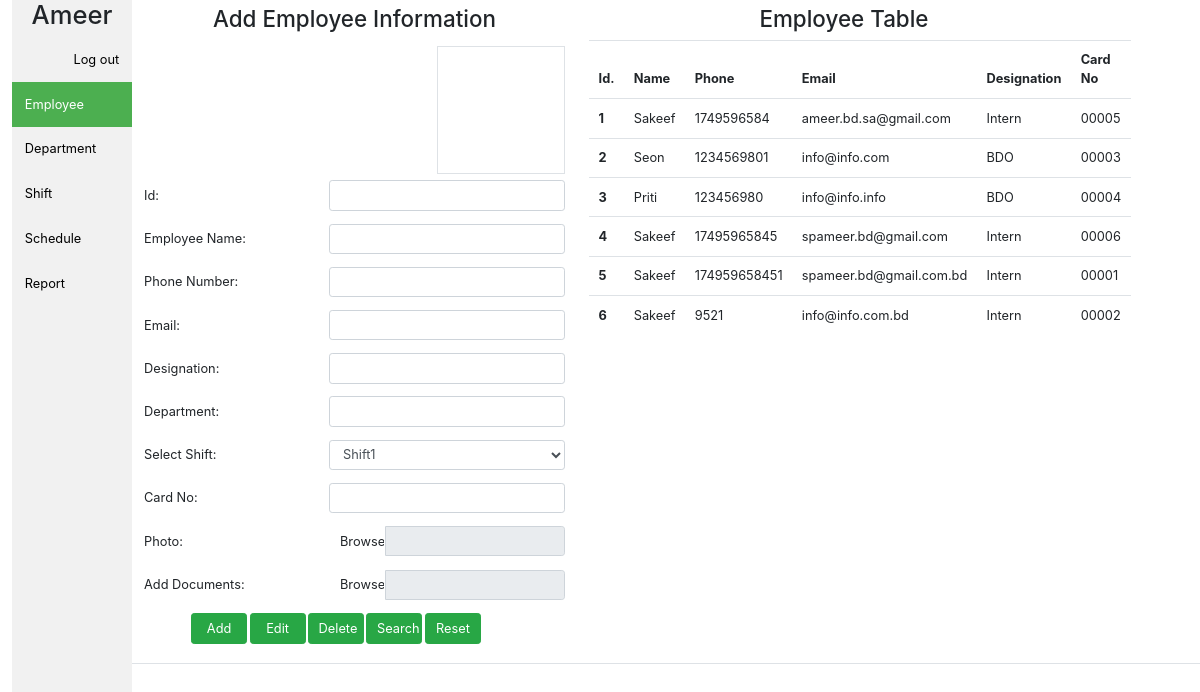
Screenshot of /employee (signed in) with the database file from the repository.
### attendance/models.py (models this page shows, shortened)
class User(db.Model, UserMixin):
    id = db.Column(db.Integer, primary_key=True)
    username = db.Column(db.String(20), unique=True, nullable=False)
    email = db.Column(db.String(120), unique=True, nullable=False)
    image_file = db.Column(db.String(20), nullable=False, default='default.jpg')
    password = db.Column(db.String(60), nullable=False)

class Employee(db.Model):
    id = db.Column(db.Integer, unique=True, primary_key=True, nullable=False)
    name = db.Column(db.Integer, nullable=False)
    phone = db.Column(db.String(120), nullable=False)
    email = db.Column(db.String(120), unique=True, nullable=False)
    designation = db.Column(db.String(120), nullable=False)
    department = db.Column(db.String(120), nullable=False)
    cardno = db.Column(db.String(20), unique=True, nullable=False)
    image_file = db.Column(db.String(120), nullable=False)
    documents = db.Column(db.String(120), nullable=False)

### attendance/routes.py (the view, shortened to what this page needs)
@app.route('/employee', methods=['GET', 'POST'])
@login_required
def employee():
    image_file_path = 'static/profile_pics/'
    form = EmployeeForm()
    employees = Employee.query.all()
    return render_template('employee.html', title='Employee', form=form, employees=employees, image_file_path=image_file_path)

### attendance/forms.py (shortened to what this page needs)
class EmployeeForm(FlaskForm):
    id = IntegerField('Id:')
    name = StringField('Employee Name:')
    phone = IntegerField('Phone Number:')
    email = StringField('Email:')
    designation = StringField('Designation:')
    department = StringField('Department:')
    cardno = StringField('Card No:')
    picture = FileField('Photo:', validators=[FileAllowed(['jpg', 'png', 'jpeg'])])
    document = FileField('Add Documents:', validators=[FileAllowed(['jpg', 'png', 'jpeg','pdf', 'doc'])])
    Add = SubmitField('Add')
    Delete = SubmitField('Delete')
    Edit = SubmitField('Edit')
    Search = SubmitField('Search')

### attendance/models.py (called while the page is built)
@login_manager.user_loader
def load_user(user_id):
    return User.query.get(int(user_id))

### attendance/templates/employee.html (shortened to what this page needs)
{% extends "layout.html" %}
{% set active_page = "employee" %}
{% block content %}
<div class="row border-bottom py-2 content">
    <div class="col-md-5">
        <h3 class="text-center">Add Employee Information</h3>
        <div class="d-flex justify-content-end py-2">
            <div class="photo border">
            </div>
        </div>
        <form method="POST" action="/employee" id="employeeForm" enctype="multipart/form-data">
            <fieldset>
                <div class="form-group row">
                    {{ form.id.label(class="col-md-5 col-form-label") }}
                    <div class="col-md-7">
                        {% if form.id.errors %}
                        {{ form.id(class="form-control is-invalid", id="employeeID") }}
                        <div class="invalid-feedback">
                            {% for error in form.id.errors %}
                            <span>{{ error }}</span>
                            {% endfor %}
                        </div>
                        {% else %}
                        {{ form.id(class="form-control", id="employeeID") }}
                        {% endif %}
                    </div>
                </div>
                <div class="form-group row">
                    {{ form.name.label(class="col-md-5 col-form-label") }}
                    <div class="col-md-7">
                        {{ form.name(class="form-control", id="employeeName") }}
                    </div>
                </div>
                <div class="form-group row">
                    {{ form.phone.label(class="col-md-5 col-form-label") }}
                    <div class="col-md-7">
                        {% if form.phone.errors %}
                        {{ form.phone(class="form-control is-invalid", id="phoneNumber") }}
                        <div class="invalid-feedback">
                            {% for error in form.phone.errors %}
                            <span>{{ error }}</span>
                            {% endfor %}
                        </div>
                        {% else %}
                        {{ form.phone(class="form-control", id="phoneNumber") }}
                        {% endif %}
                    </div>
                </div>
                <div class="form-group row">
                    {{ form.email.label(class="col-md-5 col-form-label") }}
                    <div class="col-md-7">
                        {% if form.email.errors %}
                        {{ form.email(class="form-control is-invalid", id="employeeEmail") }}
                        <div class="invalid-feedback">
                            {% for error in form.email.errors %}
                            <span>{{ error }}</span>
                            {% endfor %}
                        </div>
                        {% else %}
                        {{ form.email(class="form-control", id="employeeEmail") }}
                        {% endif %}
                    </div>
                </div>
                <div class="form-group row">
                    {{ form.designation.label(class="col-md-5 col-form-label") }}
                    <div class="col-md-7">
                        {{ form.designation(class="form-control", id="employeeDes") }}
                    </div>
                </div>
                <div class="form-group row">
                    {{ form.department.label(class="col-md-5 col-form-label") }}
                    <div class="col-md-7">
                        {{ form.department(class="form-control", id="department") }}
                    </div>
                </div>
                <div class="form-group row">
                    <label for="shiftName" class="col-md-5 col-form-label">Select Shift:</label>
                    <div class="col-md-7">
                        <select class="form-control" id="shiftName">
                            <option>Shift1</option>
                        </select>
                    </div>
                </div>
                <div class="form-group row">
                    {{ form.cardno.label(class="col-md-5 col-form-label") }}
                    <div class="col-md-7">
                        {% if form.cardno.errors %}
                        {{ form.cardno(class="form-control is-invalid", id="cardNo") }}
                        <div class="invalid-feedback">
                            {% for error in form.cardno.errors %}
                            <span>{{ error }}</span>
                            {% endfor %}
                        </div>
                        {% else %}
                        {{ form.cardno(class="form-control", id="cardNo") }}
                        {% endif %}
                    </div>
                </div>
                <div class="form-group row">
                    <label for="imgInp" class="col-md-5 col-form-label">Photo:</label>
                    <div class="input-group col-md-7">
                        <span class="input-group-btn">
                            <span class="btn btn-default btn-file">
                                Browse {{ form.picture(id="imgInp") }}
                            </span>
                        </span>
                        <input type="text" class="form-control" id="imgf" readonly>
                    </div>
                </div>
                <div class="form-group row">
                    <label for="cvInp" class="col-md-5 col-form-label">Add Documents:</label>
                    <div class="input-group col-md-7">
                        <span class="input-group-btn">
                            <span class="btn btn-default btn-file">
                                Browse {{ form.document(id="cvInp") }}
                            </span>
                        </span>
                        <input type="text" class="form-control" id="cvInpt" readonly>
                    </div>
                </div>
                <div class="offset-1 col-md-10 offset-1">
                    <div class="form-group row">
                        <div class="col-md-2">
                            {{ form.Add(class="btn btn-success") }}
                        </div>
                        <div class="col-md-2">
                            {{ form.Edit(class="btn btn-success nr") }}
                        </div>
                        <div class="col-md-2">
                            {{ form.Delete(class="btn btn-success nr") }}
                        </div>
                        <div class="col-md-2">
                            {{ form.Search(class="btn btn-success nr") }}
                        </div>
                        <div class="col-md-2">
                            <input class="btn btn-success nr" type="submit" onClick="this.form.reset()" value="Reset">
                        </div>
                    </div>
                </div>
            </fieldset>
        </form>
    </div>
    <div class="col-md-6">
        <h3 class="text-center">Employee Table</h3>
        <table class="table table-hover" id="employeeTable">
            <thead>
                <tr>
                    <th scope="col">Id.</th>
                    <th scope="col">Name</th>
                    <th scope="col">Phone</th>
                    <th scope="col">Email</th>
                    <th scope="col">Designation</th>
                    <th scope="col">Card No</th>
                </tr>
            </thead>
            <tbody>
                {% for employee in employees %}
                <tr>
                    <th scope="row">{{ employee.id}}</th>
                    <td>{{ employee.name }}</td>
                    <td>{{ employee.phone }}</td>
                    <td>{{ employee.email }}</td>
                    <td>{{ employee.designation }}</td>
                    <td>{{ employee.cardno }}</td>
                </tr>
                {% endfor %}
            </tbody>
        </table>
    </div>
</div>
{% endblock content %}

### attendance/templates/layout.html (shortened to what this page needs)
<!DOCTYPE html>
<html lang="en">
<head>
    <link rel="stylesheet" href="{{ url_for('static', filename='css/bootstrap.min.css') }}">
    <link rel="stylesheet" href="{{ url_for('static', filename='style.css') }}">
    <link href="https://stackpath.bootstrapcdn.com/font-awesome/4.7.0/css/font-awesome.min.css" rel="stylesheet"
>
    <link href="{{ url_for('static', filename='multidatepicker/styles.css') }}" rel="stylesheet">
</head>
<body>
    <div class="container-fluid">
        <div class="sidebar">
            {% if current_user.is_authenticated %}
            <h2 class="text-center">{{ current_user.username }}</h2>
            <a class="button text-right" data-submit="parent" href="{{ url_for('logout') }}" rel="nofollow">
                Log out
              </a>
            {% else %}
            <a class="button" href="{{ url_for('login') }}">Login</a>
            <a class="button" href="{{ url_for('register') }}">Register</a>
            {% endif %}
            <a class="{{ 'active' if active_page == 'employee' else '' }}" href="{{ url_for('employee') }}">Employee</a>
            <a class="{{ 'active' if active_page == 'department' else '' }}" href="{{ url_for('department') }}">Department</a>
            <a class="{{ 'active' if active_page == 'shift' else '' }}" href="{{ url_for('shift') }}">Shift</a>
            <a class="{{ 'active' if active_page == 'schedule' else '' }}" href="{{ url_for('schedule') }}">Schedule</a>
            <a class="{{ 'active' if active_page == 'report' else '' }}" href="{{ url_for('report') }}">Report</a>
        </div>
        {% block content %} {% endblock %}
    </div>
</body>
</html>

### attendance/static/style.css (style rules this page uses)
html { zoom: 80%; }
.btn-file { position: relative; overflow: hidden; }
.photo { text-align: center; height: 10em; width: 10em; }
.form-group .btn { width: 70px; }
.sidebar { margin: 0; padding: 0; width: 150px; background-color: #f1f1f1; position: fixed; height: 100%; overflow: auto; }
.sidebar a { display: block; color: black; padding: 16px; text-decoration: none; }
.sidebar a.active { background-color: #4CAF50; color: white; }
.content { margin-left: 150px; }

### rows the page displays
User: username "Ameer"
Employee: id "1", name "Sakeef", phone "1749596584", email "ameer.bd.sa@gmail.com", designation "Intern", cardno "00005"
Employee: id "2", name "Seon", phone "1234569801", email "info@info.com", designation "BDO", cardno "00003"
Employee: id "3", name "Priti", phone "123456980", email "info@info.info", designation "BDO", cardno "00004"
Employee: id "4", name "Sakeef", phone "17495965845", email "spameer.bd@gmail.com", designation "Intern", cardno "00006"
Employee: id "5", name "Sakeef", phone "174959658451", email "spameer.bd@gmail.com.bd", designation "Intern", cardno "00001"
Employee: id "6", name "Sakeef", phone "9521", email "info@info.com.bd", designation "Intern", cardno "00002"
